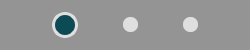
         <widget class="QFrame" name="frame_3">
          <property name="minimumSize">
           <size>
            <width>250</width>
            <height>0</height>
           </size>
          </property>
          <property name="maximumSize">
           <size>
            <width>16777215</width>
            <height>50</height>
           </size>
          </property>
          <property name="styleSheet">
           <string notr="true">background:rgb(148, 148, 148)</string>
          </property>
          <property name="frameShape">
           <enum>QFrame::NoFrame</enum>
          </property>
          <property name="frameShadow">
           <enum>QFrame::Raised</enum>
          </property>
          <layout class="QHBoxLayout" name="horizontalLayout_3">
           <property name="spacing">
            <number>45</number>
           </property>
           <item>
            <spacer name="horizontalSpacer_2">
             <property name="orientation">
              <enum>Qt::Horizontal</enum>
             </property>
             <property name="sizeHint" stdset="0">
              <size>
               <width>40</width>
               <height>20</height>
              </size>
             </property>
            </spacer>
           </item>
           <item>
            <widget class="QPushButton" name="step_1">
             <property name="enabled">
              <bool>false</bool>
             </property>
             <property name="sizePolicy">
              <sizepolicy hsizetype="Fixed" vsizetype="Fixed">
               <horstretch>0</horstretch>
               <verstretch>0</verstretch>
              </sizepolicy>
             </property>
             <property name="minimumSize">
              <size>
               <width>26</width>
               <height>26</height>
              </size>
             </property>
             <property name="maximumSize">
              <size>
               <width>26</width>
               <height>26</height>
              </size>
             </property>
             <property name="styleSheet">
              <string notr="true">background-color:rgb(12, 75, 85);border:3px solid rgb(223, 223, 223);border-radius:13px
</string>
             </property>
             <property name="text">
              <string/>
             </property>
            </widget>
           </item>
           <item>
            <widget class="QPushButton" name="step_2">
             <property name="enabled">
              <bool>false</bool>
             </property>
             <property name="sizePolicy">
              <sizepolicy hsizetype="Fixed" vsizetype="Fixed">
               <horstretch>0</horstretch>
               <verstretch>0</verstretch>
              </sizepolicy>
             </property>
             <property name="minimumSize">
              <size>
               <width>15</width>
               <height>15</height>
              </size>
             </property>
             <property name="maximumSize">
              <size>
               <width>15</width>
               <height>15</height>
              </size>
             </property>
             <property name="styleSheet">
              <string notr="true">background-color:rgb(223, 223, 223);border:none;border-radius:7px
</string>
             </property>
             <property name="text">
              <string/>
             </property>
            </widget>
           </item>
           <item>
            <widget class="QPushButton" name="step_3">
             <property name="enabled">
              <bool>false</bool>
             </property>
             <property name="sizePolicy">
              <sizepolicy hsizetype="Fixed" vsizetype="Fixed">
               <horstretch>0</horstretch>
               <verstretch>0</verstretch>
              </sizepolicy>
             </property>
             <property name="minimumSize">
              <size>
               <width>15</width>
               <height>15</height>
              </size>
             </property>
             <property name="maximumSize">
              <size>
               <width>15</width>
               <height>15</height>
              </size>
             </property>
             <property name="styleSheet">
              <string notr="true">background-color:rgb(223, 223, 223);border:none;
border-radius:7px
</string>
             </property>
             <property name="text">
              <string/>
             </property>
            </widget>
           </item>
           <item>
            <spacer name="horizontalSpacer_3">
             <property name="orientation">
              <enum>Qt::Horizontal</enum>
             </property>
             <property name="sizeHint" stdset="0">
              <size>
               <width>40</width>
               <height>20</height>
              </size>
             </property>
            </spacer>
           </item>
          </layout>
         </widget>
